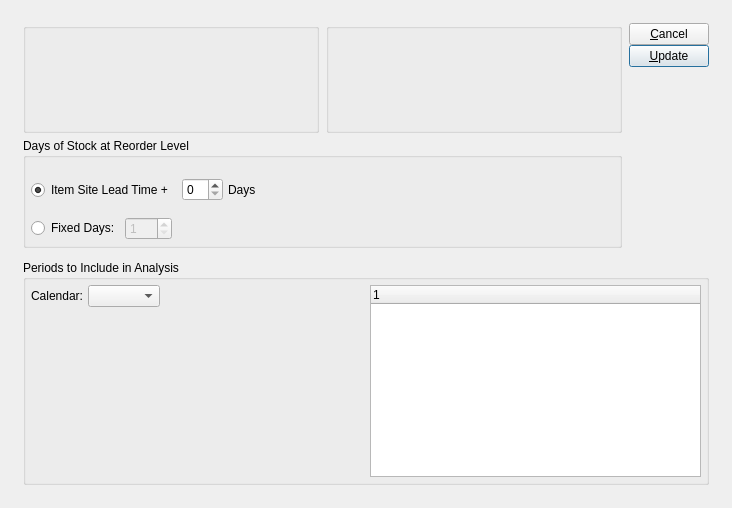
<?xml version="1.0" encoding="UTF-8"?>
<ui version="4.0">
 <comment>This file is part of the xTuple ERP: PostBooks Edition, a free and
open source Enterprise Resource Planning software suite,
Copyright (c) 1999-2019 by OpenMFG LLC, d/b/a xTuple.
It is licensed to you under the Common Public Attribution License
version 1.0, the full text of which (including xTuple-specific Exhibits)
is available at www.xtuple.com/CPAL.  By using this software, you agree
to be bound by its terms.</comment>
 <class>updateOUTLevelsByClassCode</class>
 <widget class="QDialog" name="updateOUTLevelsByClassCode">
  <property name="geometry">
   <rect>
    <x>0</x>
    <y>0</y>
    <width>732</width>
    <height>508</height>
   </rect>
  </property>
  <property name="windowTitle">
   <string>Update Order Up To Levels by Class Code</string>
  </property>
  <layout class="QGridLayout" name="gridLayout_2">
   <item row="0" column="0">
    <layout class="QGridLayout" name="gridLayout">
     <property name="margin">
      <number>12</number>
     </property>
     <property name="spacing">
      <number>12</number>
     </property>
     <item row="0" column="0">
      <layout class="QHBoxLayout">
       <property name="spacing">
        <number>7</number>
       </property>
       <item>
        <layout class="QVBoxLayout">
         <property name="spacing">
          <number>5</number>
         </property>
         <item>
          <layout class="QHBoxLayout">
           <property name="spacing">
            <number>7</number>
           </property>
           <item>
            <layout class="QVBoxLayout">
             <property name="spacing">
              <number>0</number>
             </property>
             <item>
              <widget class="WarehouseGroup" name="_warehouse">
               <property name="title">
                <string/>
               </property>
               <property name="fixedSize">
                <bool>false</bool>
               </property>
              </widget>
             </item>
            </layout>
           </item>
           <item>
            <widget class="ParameterGroup" name="_classCode">
             <property name="title">
              <string/>
             </property>
             <property name="fixedSize">
              <bool>false</bool>
             </property>
            </widget>
           </item>
          </layout>
         </item>
         <item>
          <layout class="QHBoxLayout">
           <property name="spacing">
            <number>0</number>
           </property>
           <item>
            <widget class="QGroupBox" name="_daysGroup">
             <property name="title">
              <string>Days of Stock at Reorder Level</string>
             </property>
             <layout class="QVBoxLayout">
              <property name="spacing">
               <number>0</number>
              </property>
              <property name="margin">
               <number>5</number>
              </property>
              <item>
               <layout class="QHBoxLayout">
                <property name="spacing">
                 <number>5</number>
                </property>
                <item>
                 <widget class="QRadioButton" name="_leadTime">
                  <property name="text">
                   <string>Item Site Lead Time + </string>
                  </property>
                  <property name="checked">
                   <bool>true</bool>
                  </property>
                 </widget>
                </item>
                <item>
                 <widget class="QSpinBox" name="_leadTimePad"/>
                </item>
                <item>
                 <layout class="QHBoxLayout">
                  <property name="spacing">
                   <number>0</number>
                  </property>
                  <item>
                   <widget class="QLabel" name="_daysLit">
                    <property name="text">
                     <string>Days</string>
                    </property>
                   </widget>
                  </item>
                  <item>
                   <spacer>
                    <property name="orientation">
                     <enum>Qt::Horizontal</enum>
                    </property>
                    <property name="sizeType">
                     <enum>QSizePolicy::Preferred</enum>
                    </property>
                    <property name="sizeHint" stdset="0">
                     <size>
                      <width>0</width>
                      <height>5</height>
                     </size>
                    </property>
                   </spacer>
                  </item>
                  <item>
                   <spacer name="horizontalSpacer">
                    <property name="orientation">
                     <enum>Qt::Horizontal</enum>
                    </property>
                    <property name="sizeHint" stdset="0">
                     <size>
                      <width>40</width>
                      <height>20</height>
                     </size>
                    </property>
                   </spacer>
                  </item>
                 </layout>
                </item>
               </layout>
              </item>
              <item>
               <layout class="QHBoxLayout">
                <property name="spacing">
                 <number>5</number>
                </property>
                <item>
                 <widget class="QRadioButton" name="_fixedDays">
                  <property name="text">
                   <string>Fixed Days:</string>
                  </property>
                 </widget>
                </item>
                <item>
                 <layout class="QHBoxLayout">
                  <property name="spacing">
                   <number>0</number>
                  </property>
                  <item>
                   <widget class="QSpinBox" name="_days">
                    <property name="enabled">
                     <bool>false</bool>
                    </property>
                    <property name="minimum">
                     <number>1</number>
                    </property>
                    <property name="maximum">
                     <number>999</number>
                    </property>
                    <property name="value">
                     <number>1</number>
                    </property>
                   </widget>
                  </item>
                  <item>
                   <spacer>
                    <property name="orientation">
                     <enum>Qt::Horizontal</enum>
                    </property>
                    <property name="sizeType">
                     <enum>QSizePolicy::MinimumExpanding</enum>
                    </property>
                    <property name="sizeHint" stdset="0">
                     <size>
                      <width>0</width>
                      <height>5</height>
                     </size>
                    </property>
                   </spacer>
                  </item>
                 </layout>
                </item>
               </layout>
              </item>
             </layout>
            </widget>
           </item>
          </layout>
         </item>
        </layout>
       </item>
       <item>
        <layout class="QVBoxLayout">
         <property name="spacing">
          <number>0</number>
         </property>
         <item>
          <layout class="QVBoxLayout">
           <property name="spacing">
            <number>0</number>
           </property>
           <item>
            <widget class="QPushButton" name="_close">
             <property name="text">
              <string>&amp;Cancel</string>
             </property>
            </widget>
           </item>
           <item>
            <widget class="QPushButton" name="_update">
             <property name="text">
              <string>&amp;Update</string>
             </property>
             <property name="default">
              <bool>true</bool>
             </property>
            </widget>
           </item>
          </layout>
         </item>
         <item>
          <spacer>
           <property name="orientation">
            <enum>Qt::Vertical</enum>
           </property>
           <property name="sizeHint" stdset="0">
            <size>
             <width>20</width>
             <height>16</height>
            </size>
           </property>
          </spacer>
         </item>
        </layout>
       </item>
      </layout>
     </item>
     <item row="1" column="0">
      <widget class="QGroupBox" name="_periodsToInclude">
       <property name="title">
        <string>Periods to Include in Analysis</string>
       </property>
       <layout class="QHBoxLayout">
        <property name="spacing">
         <number>7</number>
        </property>
        <property name="margin">
         <number>5</number>
        </property>
        <item>
         <layout class="QVBoxLayout">
          <property name="spacing">
           <number>0</number>
          </property>
          <item>
           <layout class="QHBoxLayout">
            <property name="spacing">
             <number>5</number>
            </property>
            <item>
             <widget class="QLabel" name="_calendarLit">
              <property name="text">
               <string>Calendar:</string>
              </property>
              <property name="alignment">
               <set>Qt::AlignRight|Qt::AlignTrailing|Qt::AlignVCenter</set>
              </property>
             </widget>
            </item>
            <item>
             <widget class="CalendarComboBox" name="_calendar"/>
            </item>
            <item>
             <spacer name="horizontalSpacer_2">
              <property name="orientation">
               <enum>Qt::Horizontal</enum>
              </property>
              <property name="sizeHint" stdset="0">
               <size>
                <width>40</width>
                <height>20</height>
               </size>
              </property>
             </spacer>
            </item>
           </layout>
          </item>
          <item>
           <spacer>
            <property name="orientation">
             <enum>Qt::Vertical</enum>
            </property>
            <property name="sizeType">
             <enum>QSizePolicy::MinimumExpanding</enum>
            </property>
            <property name="sizeHint" stdset="0">
             <size>
              <width>20</width>
              <height>20</height>
             </size>
            </property>
           </spacer>
          </item>
         </layout>
        </item>
        <item>
         <widget class="PeriodsListView" name="_periods"/>
        </item>
       </layout>
      </widget>
     </item>
    </layout>
   </item>
  </layout>
 </widget>
 <layoutdefault spacing="6" margin="11"/>
 <customwidgets>
  <customwidget>
   <class>CalendarComboBox</class>
   <extends>XComboBox</extends>
   <header>calendarTools.h</header>
  </customwidget>
  <customwidget>
   <class>ParameterGroup</class>
   <extends>QGroupBox</extends>
   <header>parametergroup.h</header>
   <container>1</container>
  </customwidget>
  <customwidget>
   <class>PeriodsListView</class>
   <extends>XTreeWidget</extends>
   <header>calendarTools.h</header>
  </customwidget>
  <customwidget>
   <class>WarehouseGroup</class>
   <extends>QGroupBox</extends>
   <header>warehousegroup.h</header>
   <container>1</container>
  </customwidget>
  <customwidget>
   <class>XComboBox</class>
   <extends>QComboBox</extends>
   <header>xcombobox.h</header>
  </customwidget>
  <customwidget>
   <class>XTreeWidget</class>
   <extends>QTreeWidget</extends>
   <header>xtreewidget.h</header>
   <container>1</container>
  </customwidget>
 </customwidgets>
 <tabstops>
  <tabstop>_leadTime</tabstop>
  <tabstop>_leadTimePad</tabstop>
  <tabstop>_fixedDays</tabstop>
  <tabstop>_days</tabstop>
  <tabstop>_periods</tabstop>
  <tabstop>_update</tabstop>
  <tabstop>_close</tabstop>
 </tabstops>
 <resources/>
 <connections>
  <connection>
   <sender>_close</sender>
   <signal>clicked()</signal>
   <receiver>updateOUTLevelsByClassCode</receiver>
   <slot>reject()</slot>
   <hints>
    <hint type="sourcelabel">
     <x>20</x>
     <y>20</y>
    </hint>
    <hint type="destinationlabel">
     <x>20</x>
     <y>20</y>
    </hint>
   </hints>
  </connection>
  <connection>
   <sender>_fixedDays</sender>
   <signal>toggled(bool)</signal>
   <receiver>_days</receiver>
   <slot>setEnabled(bool)</slot>
   <hints>
    <hint type="sourcelabel">
     <x>20</x>
     <y>20</y>
    </hint>
    <hint type="destinationlabel">
     <x>20</x>
     <y>20</y>
    </hint>
   </hints>
  </connection>
  <connection>
   <sender>_leadTime</sender>
   <signal>toggled(bool)</signal>
   <receiver>_leadTimePad</receiver>
   <slot>setEnabled(bool)</slot>
   <hints>
    <hint type="sourcelabel">
     <x>20</x>
     <y>20</y>
    </hint>
    <hint type="destinationlabel">
     <x>20</x>
     <y>20</y>
    </hint>
   </hints>
  </connection>
  <connection>
   <sender>_calendar</sender>
   <signal>newCalendarId(int)</signal>
   <receiver>_periods</receiver>
   <slot>populate(int)</slot>
   <hints>
    <hint type="sourcelabel">
     <x>149</x>
     <y>291</y>
    </hint>
    <hint type="destinationlabel">
     <x>537</x>
     <y>380</y>
    </hint>
   </hints>
  </connection>
  <connection>
   <sender>_calendar</sender>
   <signal>select(ParameterList&amp;)</signal>
   <receiver>_periods</receiver>
   <slot>load(ParameterList&amp;)</slot>
   <hints>
    <hint type="sourcelabel">
     <x>149</x>
     <y>291</y>
    </hint>
    <hint type="destinationlabel">
     <x>537</x>
     <y>380</y>
    </hint>
   </hints>
  </connection>
 </connections>
</ui>
